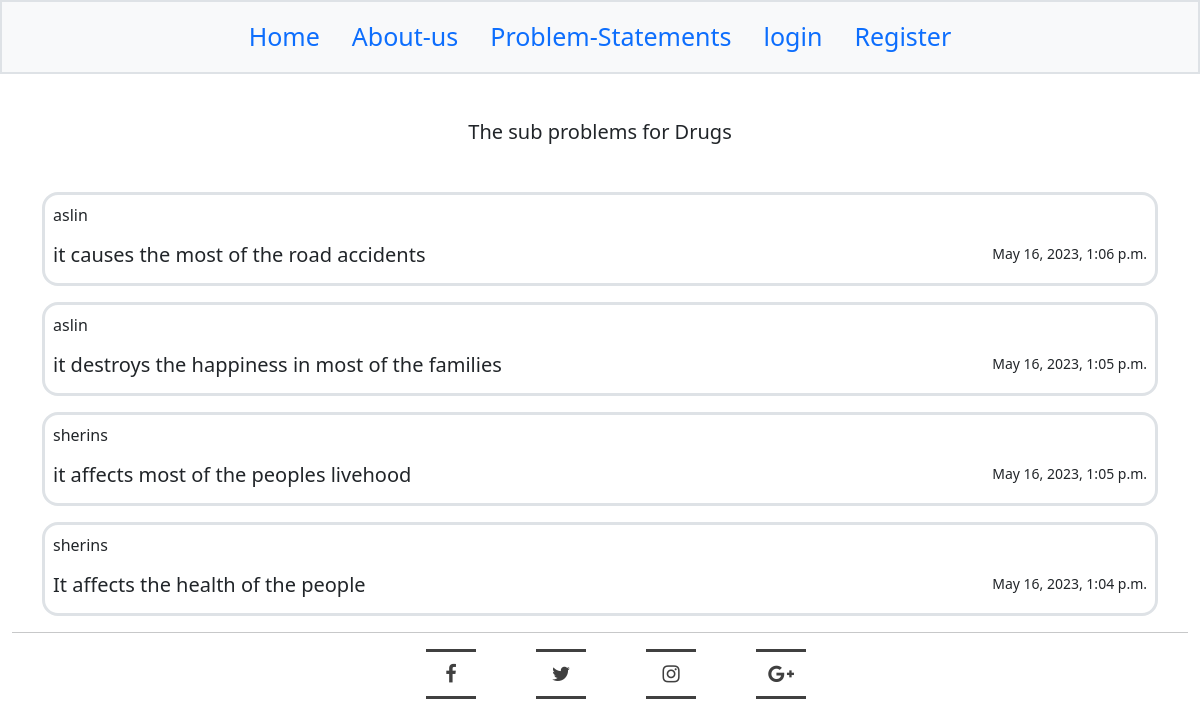
/problem_statements/2/view-problems/, run on the app's committed database.
### nation_book/models.py (models this page shows, shortened)
class ProblemStatement(models.Model):
    problem_name = models.CharField(max_length=200)
    problem_desc = models.CharField(max_length=500)
    problem_img=models.ImageField(upload_to='problem_img')
    problem_id=models.IntegerField(default=0)
    def __str__(self):
        return self.problem_name

class SmallProblems(models.Model):
    body=models.TextField(default='')
    time=models.DateTimeField(auto_now_add=True)
    post=models.ForeignKey(ProblemStatement,on_delete=models.CASCADE)
    author=models.CharField(max_length=200)
    class Meta:
        ordering = ['-time']

### nation_book/views.py (the view)
# urls.py: path('problem_statements/<int:pk>/view-problems/',views.view_problems,name='view_problems'),
def view_problems(request,pk):
    comments=SmallProblems.objects.filter(post=pk)
    problem=ProblemStatement.objects.get(pk=pk)
    return render(request,'sub-problems.html',{'comments':comments,'problem':problem})

### nation_book/templates/sub-problems.html
{% extends 'base.html' %}
{% load static %}
{% block content %}
<br><br><br>
<div class="mt-5">
  <center><h5>The sub problems for  {{problem}}</h5></center><br>
  {% if comments|length == 0 %}
  <center><h5 style="color:red">There is no problem's submitted yet.</h5></center>
  {% else %}
  {% for comment in comments %}
  <div class="container mt-3">
    <div class="container p-2 border border-3 rounded-4">
      <p class="">{{comment.author}}</p>
      <small class="float-end">{{comment.time}}</small>
      <h5>{{comment.body}}</h5>
    </div>
  </div>
</div>
  {% endfor %}
{%endif%}
{% endblock %}

### nation_book/static/css/index.css (style rules this page uses)
:root { --dark: #22577a; --light:#c7f9cc ; --average:#57cc99; --moreavg:#38a3a5; }

### data on the page
ProblemStatement: problem_name "Drugs"
SmallProblems: author "aslin", time "May 16, 2023, 1:06 p.m.", body "it causes the most of the road accidents"
SmallProblems: author "aslin", time "May 16, 2023, 1:05 p.m.", body "it destroys the happiness in most of the families"
SmallProblems: author "sherins", time "May 16, 2023, 1:05 p.m.", body "it affects most of the peoples livehood"
SmallProblems: author "sherins", time "May 16, 2023, 1:04 p.m.", body "It affects the health of the people"
